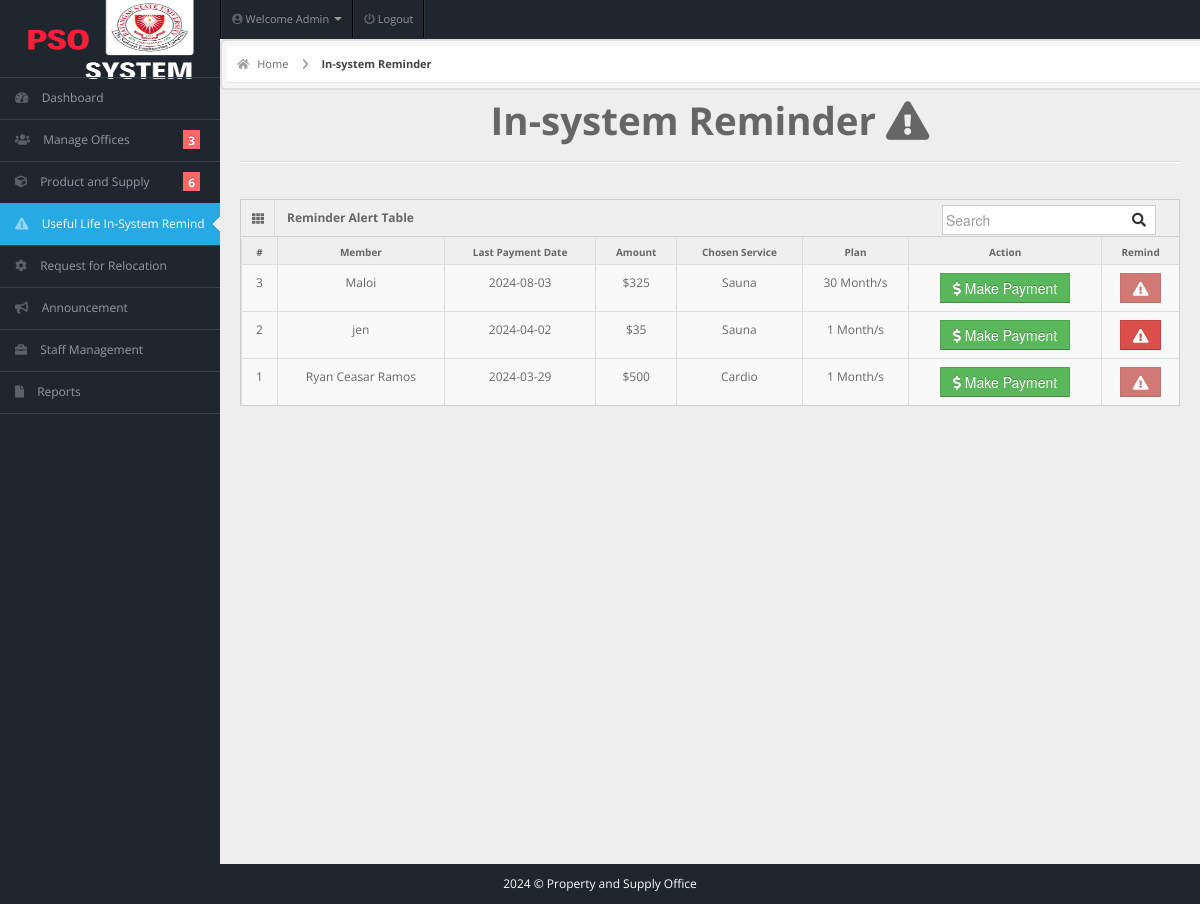
Screenshot of /admin/payment.php (signed in) with the database file from the repository.
### tables this page shows
CREATE TABLE IF NOT EXISTS `members` (
  `user_id` int NOT NULL AUTO_INCREMENT,
  `fullname` varchar(20) NOT NULL,
  `username` varchar(20) NOT NULL,
  `email` varchar(255) NOT NULL,
  `password` varchar(100) NOT NULL,
  `gender` varchar(20) NOT NULL,
  `dor` date NOT NULL,
  `profile_picture` varchar(255) DEFAULT NULL,
  `reminder` int NOT NULL DEFAULT '0',
  `services` varchar(50) NOT NULL,
  `amount` int NOT NULL,
  `paid_date` date NOT NULL,
  `p_year` int NOT NULL,
  `plan` varchar(100) NOT NULL,
  `address` varchar(20) NOT NULL,
  `contact` varchar(10) NOT NULL,
  `status` varchar(20) NOT NULL DEFAULT 'Active',
  `attendance_count` int NOT NULL,
  `ini_weight` int NOT NULL DEFAULT '0',
  `curr_weight` int NOT NULL DEFAULT '0',
  `ini_bodytype` varchar(50) NOT NULL,
  `curr_bodytype` varchar(50) NOT NULL,
  `progress_date` date NOT NULL,
  PRIMARY KEY (`user_id`)
);

### admin/payment.php (the view, shortened to what this page needs)
<!DOCTYPE html>
<html lang="en">
<head>
  <link rel="stylesheet" href="../css/bootstrap.min.css" />
  <link rel="stylesheet" href="../css/bootstrap-responsive.min.css" />
  <link rel="stylesheet" href="../css/fullcalendar.css" />
  <link rel="stylesheet" href="../css/matrix-style.css" />
  <link rel="stylesheet" href="../css/matrix-media.css" />
  <link href="../font-awesome/css/fontawesome.css" rel="stylesheet" />
  <link href="../font-awesome/css/all.css" rel="stylesheet" />
  <link rel="stylesheet" href="../css/jquery.gritter.css" />
</head>
<body>
  <?php include 'includes/topheader.php'; ?>
  <?php $page = 'payment';
  include 'includes/sidebar.php'; ?>
  <div id="content">
    <div id="content-header">
      <div id="breadcrumb">
        <a href="index.php" title="Go to Home" class="tip-bottom"><i class="fas fa-home"></i> Home</a>
        <a href="#" class="current">In-system Reminder</a>
      </div>
    </div>
    <div class="container-fluid">
      <h1 class="text-center">In-system Reminder <i class="fas fa-exclamation-triangle"></i></h1>
      <hr>
      <div class="row-fluid">
        <div class="span12">
          <div class='widget-box'>
            <div class='widget-title'>
              <span class='icon'><i class='fas fa-th'></i></span>
              <h5>Reminder Alert Table</h5>
              <form id="custom-search-form" role="search" method="POST" action="search-result.php" class="form-search form-horizontal pull-right">
                <div class="input-append span12">
                  <input type="text" class="search-query" placeholder="Search" name="search" required>
                  <button type="submit" class="btn"><i class="fas fa-search"></i></button>
                </div>
              </form>
            </div>
            <div class='widget-content nopadding'>
              <?php
              include "dbcon.php";
              $qry = "SELECT * FROM members ORDER BY user_id DESC";
              $result = mysqli_query($con, $qry);
              if ($result) {
                $remind_mem = mysqli_num_rows($result);
                $cnt = $remind_mem;
                echo "<table class='table table-bordered data-table table-hover'>
                                <thead>
                                    <tr>
                                        <th>#</th>
                                        <th>Member</th>
                                        <th>Last Payment Date</th>
                                        <th>Amount</th>
                                        <th>Chosen Service</th>
                                        <th>Plan</th>
                                        <th>Action</th>
                                        <th>Remind</th>
                                    </tr>
                                </thead>
                                <tbody>";
                while ($row = mysqli_fetch_array($result)) {
                  echo "
                                    <tr>
                                        <td><div class='text-center'>{$cnt}</div></td>
                                        <td><div class='text-center'>{$row['fullname']}</div></td>
                                        <td><div class='text-center'>" . ($row['paid_date'] == 0 ? "New Member" : $row['paid_date']) . "</div></td>
                                        <td><div class='text-center'>$" . $row['amount'] . "</div></td>
                                        <td><div class='text-center'>{$row['services']}</div></td>
                                        <td><div class='text-center'>{$row['plan']} Month/s</div></td>
                                        <td><div class='text-center'><a href='user-payment.php?id={$row['user_id']}'><button class='btn btn-success btn'><i class='fas fa-dollar-sign'></i> Make Payment</button></a></div></td>
                                        <td><div class='text-center'><button class='btn btn-danger' " . ($row['reminder'] == 1 ? "disabled" : "") . " onclick='sendReminder({$row['user_id']})'><i class='fas fa-exclamation-triangle'></i></button></div></td>
                                    </tr>";
                  $cnt--;
                }
                echo "</tbody></table>";
              } else {
                echo "Error: " . mysqli_error($con);
              }
              ?>
            </div>
          </div>
        </div>
      </div>
    </div>
  </div>
  <?php include 'includes/footer.php'; ?>
</body>
</html>

### css/matrix-style.css (style rules this page uses)
* { outline: none !important; -moz-outline: none !important; }
html, body { height: 100%; }
body { overflow-x: hidden; margin-top: -10px; font-family: "Open Sans", sans-serif; font-size: 12px; color: #666; }
a { color: #666; }
select, textarea, input[type="text"], input[type="password"], input[type="datetime"], input[type="datetime-local"], input[type="date"], input[type="month"], input[type="time"], input[type="week"], input[type="number"], input[type="email"], input[type="url"], input[type="search"], input[type="tel"], input[type="color"], .uneditable-input, .label, .dropdown-menu, .btn, .well, .progress, .table-bordered, .btn-group > .btn:first-child, .btn-group > .btn:last-child, .btn-group > .btn:last-child, .btn-group > .dropdown-toggle, .alert { border-radius: 0px; }
.btn, textarea, input[type="text"], input[type="password"], input[type="datetime"], input[type="datetime-local"], input[type="date"], input[type="month"], input[type="time"], input[type="week"], input[type="number"], input[type="email"], input[type="url"], input[type="search"], input[type="tel"], input[type="color"], .uneditable-input { box-shadow: none; }
.progress, .progress-success .bar, .progress .bar-success, .progress-warning .bar, .progress .bar-warning, .progress-danger .bar, .progress .bar-danger, .progress-info .bar, .progress .bar-info, .btn, .btn-primary { background-image: none; }
hr { border-top-color: #dadada; }
#content { background: none repeat scroll 0 0 #eeeeee; margin-left: 220px; margin-right: 0; padding-bottom: 25px; position: relative; min-height: 100%; width: auto; }
#content-header { position: abslute; width: 100%; margin-top: -38px; z-index: 20; }
#breadcrumb { background-color: #fff; border-bottom: 1px solid #e3ebed; }
#breadcrumb a { padding: 8px 20px 8px 10px; display: inline-block; background-image: url("../img/breadcrumb.png"); background-position: center right; background-repeat: no-repeat; font-size: 11px; color: #666666; }
#breadcrumb a:last-child { background-image: none; }
#breadcrumb a.current { font-weight: bold; color: #444444; }
#breadcrumb a i { margin-right: 5px; opacity: 0.6; }
.widget-box { background: none repeat scroll 0 0 #f9f9f9; border-left: 1px solid #cdcdcd; border-top: 1px solid #cdcdcd; border-right: 1px solid #cdcdcd; clear: both; margin-top: 16px; margin-bottom: 16px; position: relative; }
.widget-title, .modal-header, .table th, div.dataTables_wrapper .ui-widget-header { background: #efefef; border-bottom: 1px solid #cdcdcd; height: 36px; }
.widget-title span.icon { padding: 9px 10px 7px 11px; float: left; border-right: 1px solid #dadada; }
.widget-title h5 { color: #666; float: left; font-size: 12px; font-weight: bold; padding: 12px; line-height: 12px; margin: 0; }
.widget-content { padding: 15px; border-bottom: 1px solid #cdcdcd; }
.table th { height: auto; font-size: 10px; padding: 5px 10px 2px; border-bottom: 0; text-align: center; color: #666666; }
.nopadding { padding: 0 !important; }
.nopadding .table { margin-bottom: 0; }
.nopadding .table-bordered { border: 0; }
form { margin-bottom: 0; }
.input-append .add-on:last-child, .input-append .btn:last-child { border-radius: 0px; padding: 6px 5px 2px; }
.input-prepend input, .input-append input, .input-prepend input[class*="span"], .input-append input[class*="span"] { width: none; }
.input-append input, .input-append select, .input-prepend span, .input-prepend input { border-radius: 0px !important; }

### css/matrix-media.css (style rules this page uses)
body { background:#2E363F; }

### admin/includes/topheader.php (style rules this page uses)
#content #content-header { border: 2px solid #ddd; padding: 5px; background-color: #f5f5f5; border-radius: 5px; }

### admin/includes/sidebar.php (style rules this page uses)
body { background-color: #1f262d; }

### admin/payment.php (style rules this page uses)
#custom-search-form { margin: 0; margin-top: 5px; padding: 0; }
#custom-search-form .search-query { padding-right: 3px; padding-right: 4px \9; padding-left: 3px; padding-left: 4px \9; margin-bottom: 0; -webkit-border-radius: 3px; -moz-border-radius: 3px; border-radius: 3px; }
#custom-search-form button { border: 0; background: none; padding: 2px 5px; margin-top: 2px; position: relative; left: -28px; margin-bottom: 0; -webkit-border-radius: 3px; -moz-border-radius: 3px; border-radius: 3px; }

### rows the page displays
members: fullname "Maloi", paid_date "2024-08-03", amount "325", services "Sauna", plan "30"
members: fullname "jen", paid_date "2024-04-02", amount "35", services "Sauna", plan "1"
members: fullname "Ryan Ceasar Ramos", paid_date "2024-03-29", amount "500", services "Cardio", plan "1"

### other values shown
$query->num_rows "3"
$query->num_rows "6"
